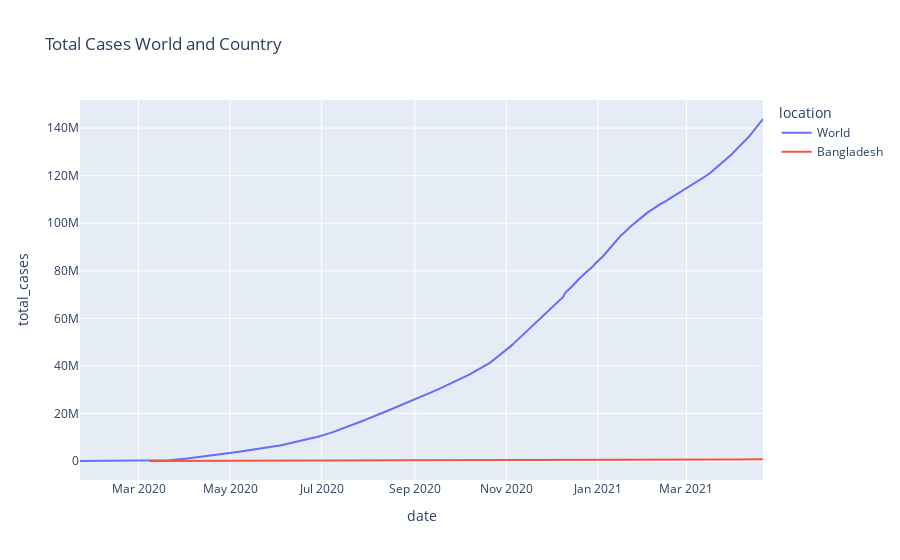

Notebook code cell kept with this figure:
### Code cell
fig = px.line(world_country, x="date", y="total_cases", title='Total Cases World and Country', color='location')
fig.show()

### Figure 1 — Plotly figure (JSON) as saved in the notebook; plotly's stock layout.template omitted (floating-point values rounded to 4 significant figures; data arrays with more than 128 entries replaced by an {"elided": "..."} marker saying what was removed)
{"data": [{"hovertemplate": "location=World<br>date=%{x}<br>total_cases=%{y}<extra></extra>", "legendgroup": "World", "line": {"color": "#636efa", "dash": "solid"}, "mode": "lines", "name": "World", "orientation": "v", "showlegend": true, "type": "scatter", "x": {"elided": "456 str values"}, "xaxis": "x", "y": {"elided": "456 int values"}, "yaxis": "y"}, {"hovertemplate": "location=Bangladesh<br>date=%{x}<br>total_cases=%{y}<extra></extra>", "legendgroup": "Bangladesh", "line": {"color": "#EF553B", "dash": "solid"}, "mode": "lines", "name": "Bangladesh", "orientation": "v", "showlegend": true, "type": "scatter", "x": {"elided": "415 str values"}, "xaxis": "x", "y": {"elided": "415 int values"}, "yaxis": "y"}], "layout": {"legend": {"title": {"text": "location"}, "tracegroupgap": 0}, "title": {"text": "Total Cases World and Country"}, "xaxis": {"anchor": "y", "domain": [0, 1], "title": {"text": "date"}}, "yaxis": {"anchor": "x", "domain": [0, 1], "title": {"text": "total_cases"}}}}
